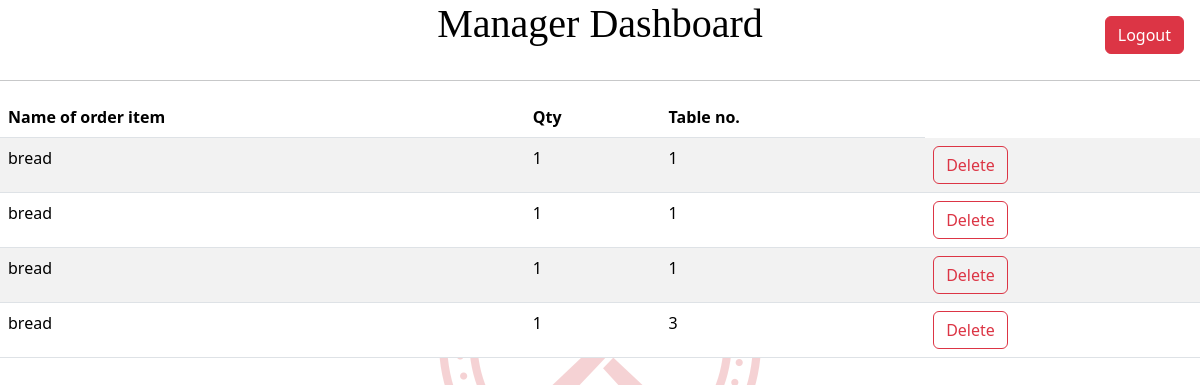
The app's page /orderlist/, older data.
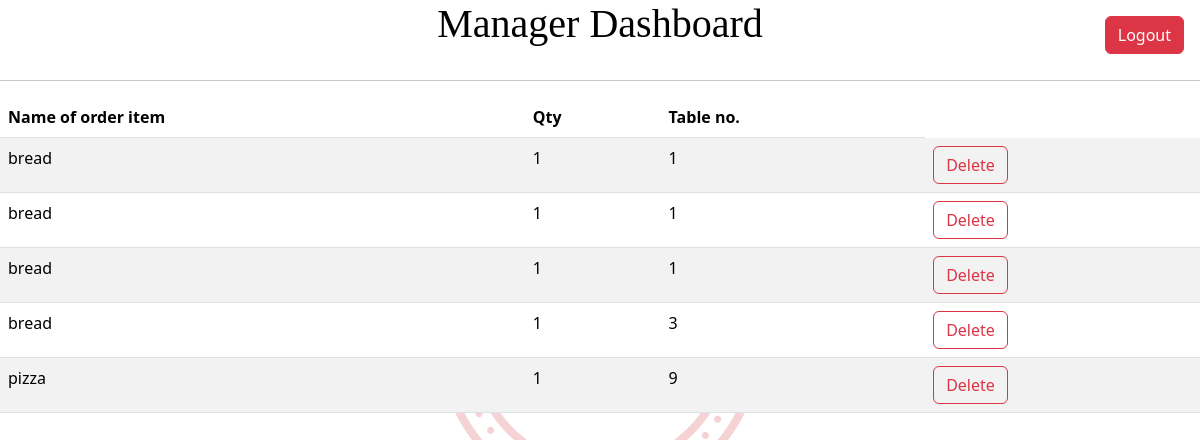
The same page, newer data.
### myapp/models.py (models this page shows, shortened)
class Order(models.Model):
    order_item=models.ForeignKey(Menu, on_delete=models.CASCADE)
    qty_of_order=models.IntegerField()
    table_number=models.IntegerField()

class Menu(models.Model):
    name=models.CharField(max_length=20)
    price=models.IntegerField()
    def __str__(self):
        return self.name

### myapp/views.py (the view)
# urls.py: path('orderlist/',views.OrderList.as_view(), name='indexoforder'),
class OrderList(ListView):
    model=Order
    context_object_name="order"
    template_name="resturant/order_list.html"

### myapp/templates/resturant/order_list.html (shortened to what this page needs)
{% extends "resturant/base.html" %}
{% block content %}
{% load static %}
<html>
    <head>
        <link href="https://cdn.jsdelivr.net/npm/bootstrap@5.3.3/dist/css/bootstrap.min.css" rel="stylesheet">
    </head>
    <body>
        <table class="table table-striped">
            <thead>
            <tr>
              <th scope="col">Name of order item</th>
              <th scope="col">Qty</th>
              <th scope="col">Table no.</th>
            </tr>
        </thead>
        <tbody>
        {% for o in order %}
            <div>
                <tr>
                    <td> {{ o.order_item }} </td>
                    <td>  {{ o.qty_of_order }} </td>
                    <td> {{ o.table_number }} </td>
               <td>  <form action="{% url 'myapp:order_delete' pk=o.pk%}" method="post" class="d-inline" onsubmit="return confirm('Are you sure you want to delete this item?')";>
                <input type="submit" class="btn btn-outline-danger "  value="Delete">
            </form>    </td>
            </div>
                {% endfor %}
        {% endblock %}

Row changes from the older to the newer data that the page shows:
added Order: order_item "pizza", qty_of_order "1", table_number "9"
